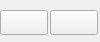
<?xml version="1.0" encoding="UTF-8"?>
<ui version="4.0">
 <class>SettingsPairWidget</class>
 <widget class="QWidget" name="SettingsPairWidget">
  <property name="geometry">
   <rect>
    <x>0</x>
    <y>0</y>
    <width>100</width>
    <height>42</height>
   </rect>
  </property>
  <property name="minimumSize">
   <size>
    <width>30</width>
    <height>0</height>
   </size>
  </property>
  <property name="windowTitle">
   <string>Form</string>
  </property>
  <widget class="scopy::gui::CustomPushButton" name="btnSettings">
   <property name="geometry">
    <rect>
     <x>50</x>
     <y>10</y>
     <width>48</width>
     <height>25</height>
    </rect>
   </property>
   <property name="styleSheet">
    <string notr="true"/>
   </property>
   <property name="text">
    <string/>
   </property>
   <property name="checkable">
    <bool>true</bool>
   </property>
   <property name="settings_icon" stdset="0">
    <bool>true</bool>
   </property>
   <property name="menu_icon_button" stdset="0">
    <bool>true</bool>
   </property>
  </widget>
  <widget class="scopy::gui::CustomPushButton" name="btnGenSettings">
   <property name="geometry">
    <rect>
     <x>0</x>
     <y>10</y>
     <width>48</width>
     <height>25</height>
    </rect>
   </property>
   <property name="styleSheet">
    <string notr="true"/>
   </property>
   <property name="text">
    <string/>
   </property>
   <property name="checkable">
    <bool>true</bool>
   </property>
   <property name="menu_icon_button" stdset="0">
    <bool>true</bool>
   </property>
   <property name="general_settings_icon" stdset="0">
    <bool>true</bool>
   </property>
  </widget>
 </widget>
 <customwidgets>
  <customwidget>
   <class>scopy::gui::CustomPushButton</class>
   <extends>QPushButton</extends>
   <header>custom_push_button.hpp</header>
  </customwidget>
 </customwidgets>
 <resources/>
 <connections/>
</ui>
